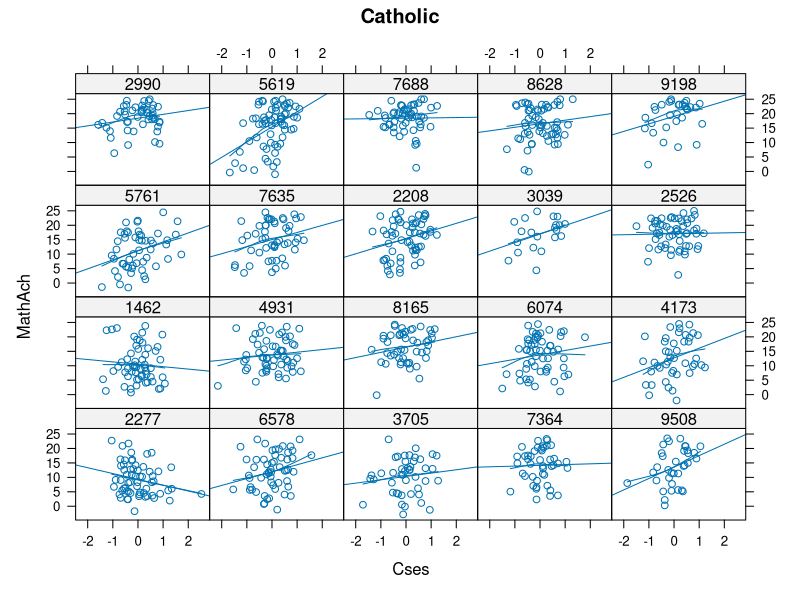
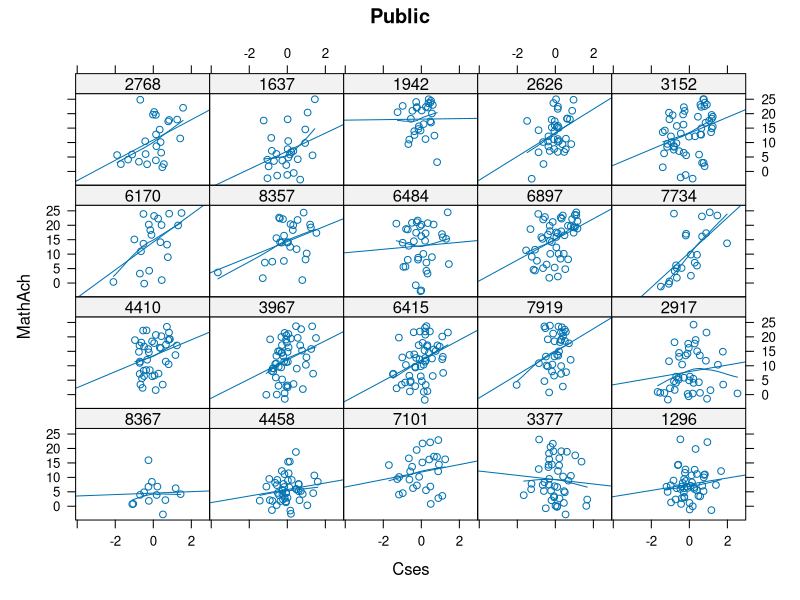
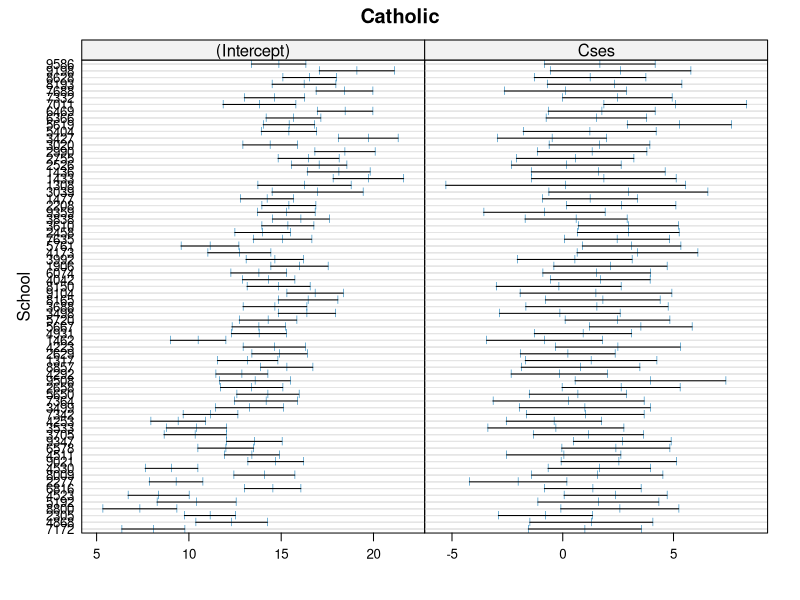
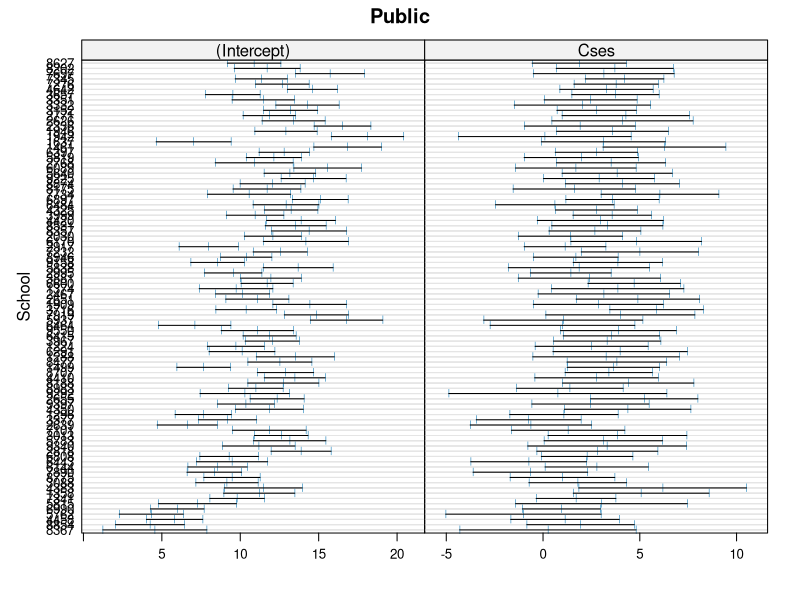
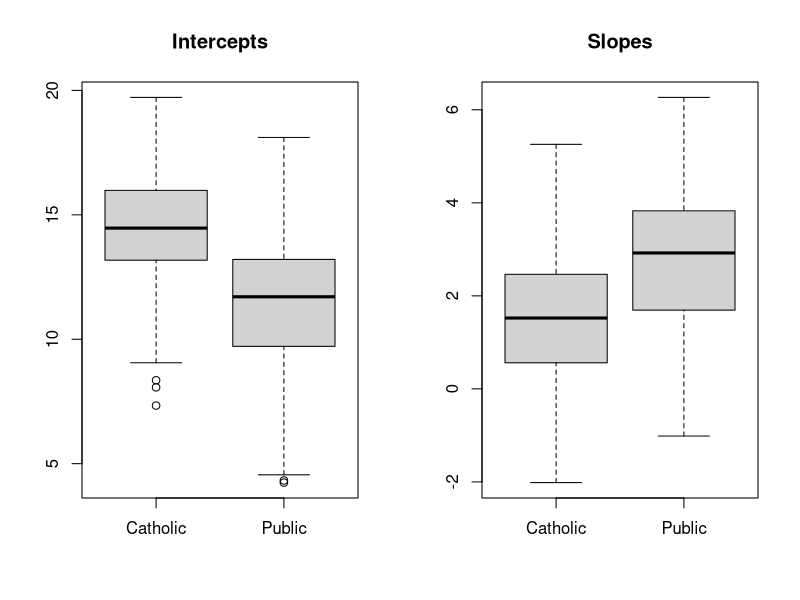

Write the R code that produced these figures, in order. (Note: this script raises an error after producing the figures.)
install.packages("nlme")
library(nlme)

MathAchieve
dim(MathAchieve)
head(MathAchieve,10)
summary(MathAchieve)

MathAchSchool
dim(MathAchSchool)
head(MathAchSchool, 10)
summary(MathAchSchool)

attach(MathAchSchool)
attach(MathAchieve)

is.factor(Sector)
Math <- as.data.frame(MathAchieve[, c("School", "SES", "MathAch")]) 
set.seed(3)
sample1 <- sort(sample(nrow(Math), 10))
Math[sample1, ]

sector <- MathAchSchool$Sector
names(sector) <- row.names(MathAchSchool) 
mses <- with(MathAchieve, tapply(SES, School, mean))
Math <- within(Math,{ Meanses <- as.vector(mses[as.character(School)]) 
                       Cses <- SES - Meanses 
                       Sector <- sector[as.character(School)] }) 
Math[sample1,]

cato <- with(Math, sample(unique(Math$School[Sector == "Catholic"]), 20))
cato2 <- Math[is.element(Math$School, cato), ]
public <- with(Math, sample(unique(Math$School[Sector == "Public"]), 20))
public2 <- Math[is.element(Math$School, public), ]

install.packages("lattice")
library(lattice)
trellis.device(color=TRUE) 
xyplot(MathAch ~ Cses | School, data=cato2, main="Catholic", type=c("p", "r", "smooth"), span=1)
xyplot(MathAch ~ Cses | School, data=public2, main="Public", type=c("p", "r", "smooth"), span=1)

# koriscenje funkcije lmList

cat.list <- lmList(MathAch ~ Cses | School,subset =Sector == "Catholic",data = Math )
pub.list <- lmList(MathAch ~ Cses | School,subset =Sector == "Public",data = Math )

plot(intervals(cat.list),main="Catholic")
plot(intervals(pub.list),main="Public")

cat.coef <- coef(cat.list)
head(cat.coef,6)
pub.coef <- coef(pub.list)
head(pub.coef,6)

par(mfrow=c(1,2))
boxplot(cat.coef[,1],pub.coef[,1],main="Intercepts",names = c("Catholic","Public"))
boxplot(cat.coef[,2],pub.coef[,2],main="Slopes",names = c("Catholic","Public"))


# Hijerarhijski linearni model sa funkcijom lme

Math$Sector <- factor(Math$Sector,levels = c("Public","Catholic"))
contrasts(Math$Sector)
Mathlme1 <- lme(MathAch ~ Meanses*Cses + Sector*Cses, random = ~ Cses | School, data=Math)
summary(Mathlme1)

Mathlme2 <- update(Mathlme1, random = ~ 1 | School)
anova(Mathlme1, Mathlme2)

Mathlme3<- update(Mathlme1, random = ~ Cses - 1 | School)
anova(Mathlme1, Mathlme3)

summary(Mathlme2)

library(effects)
plot(allEffects(Mathlme2,response="Cses",x.var="Cses"),rug=FALSE)

library(lme4)
Mathlmer1 <- lmer(MathAch ~ Meanses*Cses + Sector*Cses + (Cses | School),data=Math)
summary(Mathlmer1)

library(ggplot2) 
Math2<-Math[1:785,] 
Math2lmer<-lmer(MathAch ~ Cses + (1 + Cses | School), data=Math2) 
intercepts <- coef(Math2lmer)$School[,1] 
slopes <- coef(Math2lmer)$School[,2]
ggplot(Math2, aes(x=Cses, y=MathAch, color=as.factor(School))) + geom_point(shape=100) + geom_abline(slope=slopes, intercept=intercepts)

Mathlm<- lm(MathAch ~ Cses + Sector, Math2) 
Math2$Predictions <- fitted(Mathlm)
Math2$MLPredictions <- fitted(Math2lmer) 

ggplot(Math2, aes(x=Cses, y=MathAch, group=School)) + geom_line(aes(y = Math2$Predictions), color = "darkgrey") + geom_line(aes(y = Math2$MLPredictions), color = "red") + geom_point(alpha = 0.3, size = 3) + facet_wrap(~School) + theme_bw()

test<- Math[c(1:9, 48:56, 73:81,121:129,141:149,189:197,219:227,247:255,282:290,326:334),]
train<- Math[ -c(1:9, 48:56, 73:81,121:129,141:149,189:197,219:227,247:255,282:290,326:334,358:7185),]
Mlmer<-lmer(MathAch ~ Meanses*Cses + Sector*Cses + (Cses | School), data=train)

Mlm<- lm(MathAch ~ Cses + Sector, train) 
global_pred<- predict(Mlm, newdata=test) 
global_MSE <- mean((test$MathAch - global_pred)^2)
global_MSE

mlm_pred <-predict(Mlmer, newdata=test, allow.new.levels = TRUE)
mlm_MSE<- mean((test$MathAch - mlm_pred)^2)
mlm_MSE
